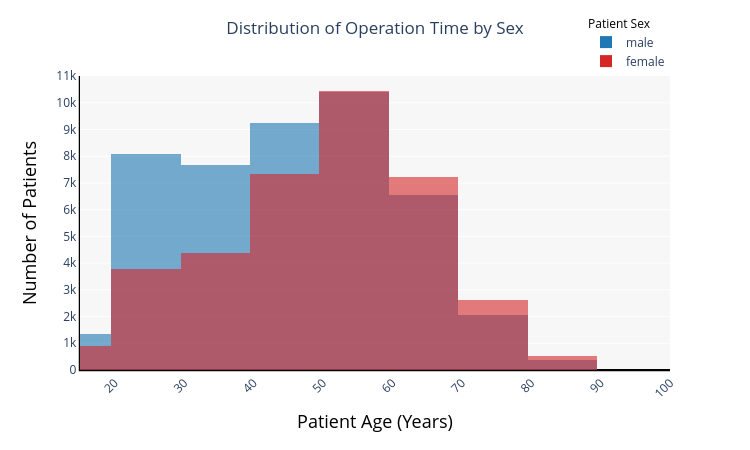

Source (notebook cell):
### Markdown cell above
The Plotly library allows for more interactive graphs and dashboards:

### Code cell
import plotly.express as px

fig = px.histogram(
    NSQIP_subset_df_clean,
    x="AGE",
    color="SEX",
    nbins=10,
    barmode="overlay",
    opacity=0.6,
    range_x=[15, 100],
    color_discrete_sequence=['#1f77b4', '#d62728'],
    width=750,
    height=450,
)

# Update the Graph Settings
fig.update_layout(

    # Legend Settings
    legend=dict(
        title="Patient Sex", # Rename the legend title
        title_font=dict(
            size=12,
            color='black',
        ),
        orientation="v",     # "h" = horizontal, "v" = vertical
        y=1,              # Y>1 moves it above the plot
        x=1,                 # X=1 moves it to the right
        xanchor="right",
        yanchor="bottom"
    ),

    # Graph Title Settings
    title=dict(
      text="Distribution of Operation Time by Sex",
      y=0.95,
      x=0.5,
      xanchor='center',
      yanchor='top',
    ),

    # Background Color
    plot_bgcolor='rgba(240, 240, 240, 0.5)', # Light Gray with 50% opacity

    # X-Axis Settings
    xaxis = dict(
        title="Patient Age (Years)",
        title_font=dict(
            size=18,
            color='black',
        ),
        dtick=10,
        tickangle=-45,
        #showgrid=True,
        #gridcolor='lightgray',
        #gridwidth=1,
        zeroline=True, # Darker line at 0.
        zerolinecolor='black',
        linewidth=1.25, # Thickness of the axis line itself.
        linecolor='black', # Color of the axis line itself.
    ),

    # Y-Axis Settings
    yaxis = dict(
        title="Number of Patients",
        title_font=dict(
            size=18,
            color='black',
        ),
        type='linear',
        dtick=1000,
        zeroline=True,
        zerolinecolor='black',
        linewidth=1.25,
        linecolor='black',
    )
  )
fig.show()

### Figure 1 — Plotly figure (JSON) as saved in the notebook; plotly's stock layout.template omitted (floating-point values rounded to 4 significant figures; data arrays with more than 128 entries replaced by an {"elided": "..."} marker saying what was removed)
{"data": [{"bingroup": "x", "hovertemplate": "SEX=male<br>AGE=%{x}<br>count=%{y}<extra></extra>", "legendgroup": "male", "marker": {"color": "#1f77b4", "opacity": 0.6, "pattern": {"shape": ""}}, "name": "male", "nbinsx": 10, "orientation": "v", "showlegend": true, "x": {"elided": "45711 float values"}, "xaxis": "x", "yaxis": "y", "type": "histogram"}, {"bingroup": "x", "hovertemplate": "SEX=female<br>AGE=%{x}<br>count=%{y}<extra></extra>", "legendgroup": "female", "marker": {"color": "#d62728", "opacity": 0.6, "pattern": {"shape": ""}}, "name": "female", "nbinsx": 10, "orientation": "v", "showlegend": true, "x": {"elided": "37204 float values"}, "xaxis": "x", "yaxis": "y", "type": "histogram"}], "layout": {"xaxis": {"anchor": "y", "domain": [0.0, 1.0], "title": {"text": "Patient Age (Years)", "font": {"size": 18, "color": "black"}}, "range": [15, 100], "dtick": 10, "tickangle": -45, "zeroline": true, "zerolinecolor": "black", "linewidth": 1.25, "linecolor": "black"}, "yaxis": {"anchor": "x", "domain": [0.0, 1.0], "title": {"text": "Number of Patients", "font": {"size": 18, "color": "black"}}, "type": "linear", "dtick": 1000, "zeroline": true, "zerolinecolor": "black", "linewidth": 1.25, "linecolor": "black"}, "legend": {"title": {"text": "Patient Sex", "font": {"size": 12, "color": "black"}}, "tracegroupgap": 0, "orientation": "v", "y": 1, "x": 1, "xanchor": "right", "yanchor": "bottom"}, "margin": {"t": 60}, "barmode": "overlay", "height": 450, "width": 750, "title": {"text": "Distribution of Operation Time by Sex", "y": 0.95, "x": 0.5, "xanchor": "center", "yanchor": "top"}, "plot_bgcolor": "rgba(240, 240, 240, 0.5)"}}
